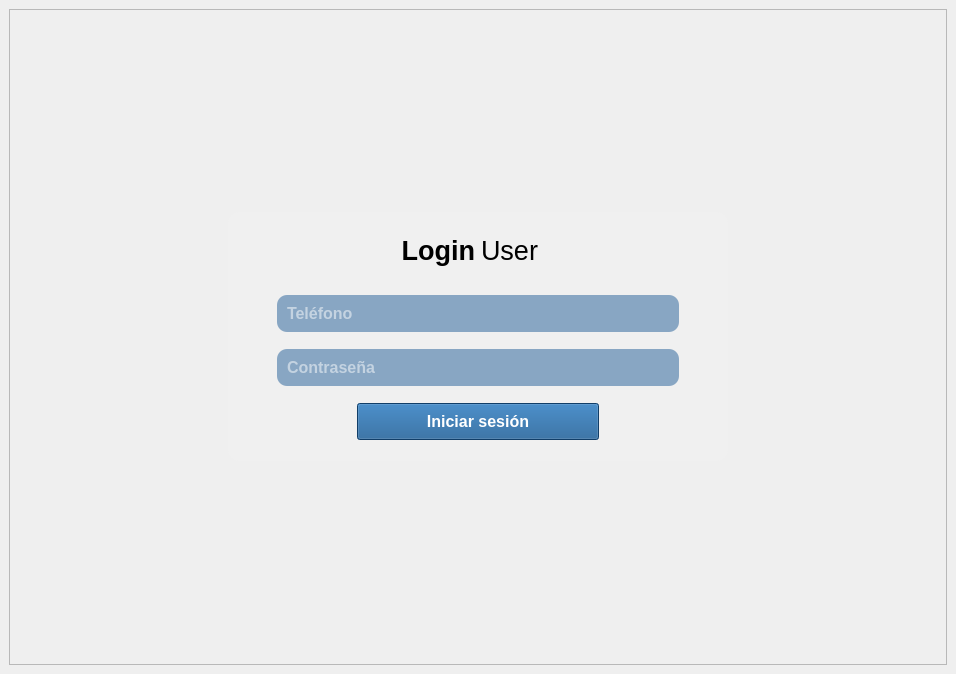
<?xml version="1.0" encoding="UTF-8"?>
<ui version="4.0">
 <class>MainWindow</class>
 <widget class="QMainWindow" name="MainWindow">
  <property name="geometry">
   <rect>
    <x>0</x>
    <y>0</y>
    <width>956</width>
    <height>674</height>
   </rect>
  </property>
  <property name="windowTitle">
   <string>MainWindow</string>
  </property>
  <property name="styleSheet">
   <string notr="true">#MainWindow {
background-image:url(../img/inicioDeSesion.png);
background-repeat: no-repeat;
background-size: cover;
background-position: center;
}</string>
  </property>
  <widget class="QWidget" name="centralwidget">
   <property name="styleSheet">
    <string notr="true">#centralwidget{
	text-align: center;
}</string>
   </property>
   <layout class="QVBoxLayout" name="verticalLayout">
    <item>
     <widget class="QFrame" name="frame">
      <property name="sizePolicy">
       <sizepolicy hsizetype="Preferred" vsizetype="Preferred">
        <horstretch>0</horstretch>
        <verstretch>0</verstretch>
       </sizepolicy>
      </property>
      <property name="minimumSize">
       <size>
        <width>502</width>
        <height>600</height>
       </size>
      </property>
      <property name="styleSheet">
       <string notr="true">#frame{
	padding: 80px 140px;
	text-align: center;
}</string>
      </property>
      <property name="frameShape">
       <enum>QFrame::StyledPanel</enum>
      </property>
      <property name="frameShadow">
       <enum>QFrame::Raised</enum>
      </property>
      <layout class="QVBoxLayout" name="verticalLayout_2">
       <item alignment="Qt::AlignHCenter|Qt::AlignVCenter">
        <widget class="QWidget" name="widget" native="true">
         <property name="sizePolicy">
          <sizepolicy hsizetype="Maximum" vsizetype="Maximum">
           <horstretch>0</horstretch>
           <verstretch>0</verstretch>
          </sizepolicy>
         </property>
         <property name="minimumSize">
          <size>
           <width>500</width>
           <height>0</height>
          </size>
         </property>
         <property name="maximumSize">
          <size>
           <width>900</width>
           <height>700</height>
          </size>
         </property>
         <property name="mouseTracking">
          <bool>false</bool>
         </property>
         <property name="layoutDirection">
          <enum>Qt::LeftToRight</enum>
         </property>
         <property name="styleSheet">
          <string notr="true">#widget{
	background-color: rgb(240, 240, 240);
	border-radius: 12px;
}</string>
         </property>
         <layout class="QVBoxLayout" name="verticalLayout_3">
          <property name="spacing">
           <number>0</number>
          </property>
          <item alignment="Qt::AlignHCenter">
           <widget class="QLabel" name="label_2">
            <property name="sizePolicy">
             <sizepolicy hsizetype="Preferred" vsizetype="Preferred">
              <horstretch>0</horstretch>
              <verstretch>0</verstretch>
             </sizepolicy>
            </property>
            <property name="maximumSize">
             <size>
              <width>150</width>
              <height>150</height>
             </size>
            </property>
            <property name="styleSheet">
             <string notr="true">#label_2{
	height: 50px;
}</string>
            </property>
            <property name="frameShape">
             <enum>QFrame::NoFrame</enum>
            </property>
            <property name="frameShadow">
             <enum>QFrame::Plain</enum>
            </property>
            <property name="lineWidth">
             <number>0</number>
            </property>
            <property name="text">
             <string/>
            </property>
            <property name="pixmap">
             <pixmap>../img/logo.ico</pixmap>
            </property>
            <property name="scaledContents">
             <bool>true</bool>
            </property>
            <property name="alignment">
             <set>Qt::AlignCenter</set>
            </property>
            <property name="wordWrap">
             <bool>true</bool>
            </property>
            <property name="margin">
             <number>0</number>
            </property>
           </widget>
          </item>
          <item alignment="Qt::AlignVCenter">
           <widget class="QWidget" name="widget_2" native="true">
            <layout class="QHBoxLayout" name="horizontalLayout">
             <property name="spacing">
              <number>6</number>
             </property>
             <property name="topMargin">
              <number>0</number>
             </property>
             <property name="bottomMargin">
              <number>17</number>
             </property>
             <item>
              <widget class="QLabel" name="label">
               <property name="font">
                <font>
                 <family>Segoe UI</family>
                 <pointsize>20</pointsize>
                 <italic>false</italic>
                 <bold>true</bold>
                </font>
               </property>
               <property name="styleSheet">
                <string notr="true">#label{
	
	font-weight: bold;
}</string>
               </property>
               <property name="text">
                <string>Login</string>
               </property>
               <property name="scaledContents">
                <bool>false</bool>
               </property>
               <property name="alignment">
                <set>Qt::AlignRight|Qt::AlignTrailing|Qt::AlignVCenter</set>
               </property>
              </widget>
             </item>
             <item>
              <widget class="QLabel" name="label_3">
               <property name="font">
                <font>
                 <family>Segoe UI</family>
                 <pointsize>20</pointsize>
                 <italic>false</italic>
                 <bold>false</bold>
                </font>
               </property>
               <property name="styleSheet">
                <string notr="true"/>
               </property>
               <property name="text">
                <string>User</string>
               </property>
              </widget>
             </item>
            </layout>
           </widget>
          </item>
          <item>
           <widget class="QLineEdit" name="lineEdit">
            <property name="sizePolicy">
             <sizepolicy hsizetype="Expanding" vsizetype="Fixed">
              <horstretch>0</horstretch>
              <verstretch>0</verstretch>
             </sizepolicy>
            </property>
            <property name="font">
             <font>
              <pointsize>12</pointsize>
              <bold>true</bold>
             </font>
            </property>
            <property name="styleSheet">
             <string notr="true">#lineEdit{
	margin: 12 40 12 40;
	padding: 8;
	background-color: #88a6c3;
	color: white;
	font-weight: bold;
	border-radius: 10;
}</string>
            </property>
            <property name="maxLength">
             <number>12</number>
            </property>
            <property name="frame">
             <bool>false</bool>
            </property>
            <property name="placeholderText">
             <string>Teléfono</string>
            </property>
           </widget>
          </item>
          <item>
           <widget class="QLineEdit" name="lineEdit_2">
            <property name="font">
             <font>
              <pointsize>12</pointsize>
              <bold>true</bold>
             </font>
            </property>
            <property name="styleSheet">
             <string notr="true">#lineEdit_2{
	margin: 5 40 5 40;
	padding: 8;
	background-color: #88a6c3;
	color: white;
	font-weight: bold;
	border-radius: 10;
}</string>
            </property>
            <property name="echoMode">
             <enum>QLineEdit::Password</enum>
            </property>
            <property name="placeholderText">
             <string>Contraseña</string>
            </property>
           </widget>
          </item>
          <item>
           <widget class="QPushButton" name="pushButton">
            <property name="font">
             <font>
              <pointsize>12</pointsize>
              <bold>true</bold>
             </font>
            </property>
            <property name="styleSheet">
             <string notr="true">#pushButton{
	margin: 12 120 12 120;
	padding: 8 10 8 10;
	color: white;
	background-color: #185791;
	font-weight: bold;
}</string>
            </property>
            <property name="text">
             <string>Iniciar sesión</string>
            </property>
           </widget>
          </item>
         </layout>
        </widget>
       </item>
      </layout>
     </widget>
    </item>
   </layout>
  </widget>
  <widget class="QMenuBar" name="menubar">
   <property name="geometry">
    <rect>
     <x>0</x>
     <y>0</y>
     <width>956</width>
     <height>22</height>
    </rect>
   </property>
  </widget>
 </widget>
 <resources>
  <include location="../img/test.qrc"/>
 </resources>
 <connections/>
</ui>
